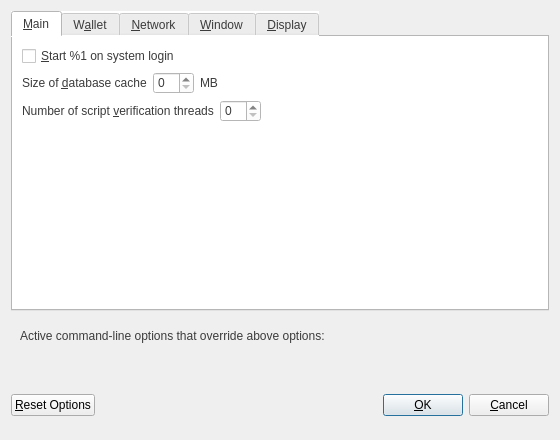
<?xml version="1.0" encoding="UTF-8"?>
<ui version="4.0">
 <class>OptionsDialog</class>
 <widget class="QDialog" name="OptionsDialog">
  <property name="geometry">
   <rect>
    <x>0</x>
    <y>0</y>
    <width>560</width>
    <height>440</height>
   </rect>
  </property>
  <property name="windowTitle">
   <string>Options</string>
  </property>
  <property name="modal">
   <bool>true</bool>
  </property>
  <layout class="QVBoxLayout" name="verticalLayout">
   <item>
    <widget class="QTabWidget" name="tabWidget">
     <property name="styleSheet">
      <string notr="true">background-color: rgb(255, 255, 255);
color: rgb(59, 59, 60);</string>
     </property>
     <property name="currentIndex">
      <number>0</number>
     </property>
     <widget class="QWidget" name="tabMain">
      <attribute name="title">
       <string>&amp;Main</string>
      </attribute>
      <layout class="QVBoxLayout" name="verticalLayout_Main">
       <item>
        <widget class="QCheckBox" name="bitcoinAtStartup">
         <property name="toolTip">
          <string>Automatically start %1 after logging in to the system.</string>
         </property>
         <property name="styleSheet">
          <string notr="true">color: rgb(59, 59, 60);</string>
         </property>
         <property name="text">
          <string>&amp;Start %1 on system login</string>
         </property>
        </widget>
       </item>
       <item>
        <layout class="QHBoxLayout" name="horizontalLayout_2_Main">
         <item>
          <widget class="QLabel" name="databaseCacheLabel">
           <property name="styleSheet">
            <string notr="true">color: rgb(59, 59, 60);</string>
           </property>
           <property name="text">
            <string>Size of &amp;database cache</string>
           </property>
           <property name="textFormat">
            <enum>Qt::PlainText</enum>
           </property>
           <property name="buddy">
            <cstring>databaseCache</cstring>
           </property>
          </widget>
         </item>
         <item>
          <widget class="QSpinBox" name="databaseCache">
           <property name="styleSheet">
            <string notr="true">color: rgb(59, 59, 60);</string>
           </property>
          </widget>
         </item>
         <item>
          <widget class="QLabel" name="databaseCacheUnitLabel">
           <property name="styleSheet">
            <string notr="true">color: rgb(59, 59, 60);</string>
           </property>
           <property name="text">
            <string>MB</string>
           </property>
           <property name="textFormat">
            <enum>Qt::PlainText</enum>
           </property>
          </widget>
         </item>
         <item>
          <spacer name="horizontalSpacer_2_Main">
           <property name="orientation">
            <enum>Qt::Horizontal</enum>
           </property>
           <property name="sizeHint" stdset="0">
            <size>
             <width>40</width>
             <height>20</height>
            </size>
           </property>
          </spacer>
         </item>
        </layout>
       </item>
       <item>
        <layout class="QHBoxLayout" name="horizontalLayout_3_Main">
         <item>
          <widget class="QLabel" name="threadsScriptVerifLabel">
           <property name="styleSheet">
            <string notr="true">color: rgb(59, 59, 60);</string>
           </property>
           <property name="text">
            <string>Number of script &amp;verification threads</string>
           </property>
           <property name="textFormat">
            <enum>Qt::PlainText</enum>
           </property>
           <property name="buddy">
            <cstring>threadsScriptVerif</cstring>
           </property>
          </widget>
         </item>
         <item>
          <widget class="QSpinBox" name="threadsScriptVerif">
           <property name="toolTip">
            <string>(0 = auto, &lt;0 = leave that many cores free)</string>
           </property>
           <property name="styleSheet">
            <string notr="true">color: rgb(59, 59, 60);</string>
           </property>
          </widget>
         </item>
         <item>
          <spacer name="horizontalSpacer_3_Main">
           <property name="orientation">
            <enum>Qt::Horizontal</enum>
           </property>
           <property name="sizeHint" stdset="0">
            <size>
             <width>40</width>
             <height>20</height>
            </size>
           </property>
          </spacer>
         </item>
        </layout>
       </item>
       <item>
        <spacer name="verticalSpacer_Main">
         <property name="orientation">
          <enum>Qt::Vertical</enum>
         </property>
         <property name="sizeHint" stdset="0">
          <size>
           <width>20</width>
           <height>40</height>
          </size>
         </property>
        </spacer>
       </item>
      </layout>
     </widget>
     <widget class="QWidget" name="tabWallet">
      <attribute name="title">
       <string>W&amp;allet</string>
      </attribute>
      <layout class="QVBoxLayout" name="verticalLayout_Wallet">
       <item>
        <widget class="QGroupBox" name="groupBox">
         <property name="title">
          <string>Expert</string>
         </property>
         <layout class="QVBoxLayout" name="verticalLayout_2">
          <item>
           <widget class="QCheckBox" name="coinControlFeatures">
            <property name="toolTip">
             <string>Whether to show coin control features or not.</string>
            </property>
            <property name="styleSheet">
             <string notr="true">color: rgb(59, 59, 60);</string>
            </property>
            <property name="text">
             <string>Enable coin &amp;control features</string>
            </property>
           </widget>
          </item>
          <item>
           <widget class="QCheckBox" name="spendZeroConfChange">
            <property name="toolTip">
             <string>If you disable the spending of unconfirmed change, the change from a transaction cannot be used until that transaction has at least one confirmation. This also affects how your balance is computed.</string>
            </property>
            <property name="styleSheet">
             <string notr="true">color: rgb(59, 59, 60);</string>
            </property>
            <property name="text">
             <string>&amp;Spend unconfirmed change</string>
            </property>
           </widget>
          </item>
         </layout>
        </widget>
       </item>
       <item>
        <spacer name="verticalSpacer_Wallet">
         <property name="orientation">
          <enum>Qt::Vertical</enum>
         </property>
         <property name="sizeHint" stdset="0">
          <size>
           <width>20</width>
           <height>40</height>
          </size>
         </property>
        </spacer>
       </item>
      </layout>
     </widget>
     <widget class="QWidget" name="tabNetwork">
      <attribute name="title">
       <string>&amp;Network</string>
      </attribute>
      <layout class="QVBoxLayout" name="verticalLayout_Network">
       <item>
        <widget class="QCheckBox" name="mapPortUpnp">
         <property name="toolTip">
          <string>Automatically open the Creativecoin client port on the router. This only works when your router supports UPnP and it is enabled.</string>
         </property>
         <property name="styleSheet">
          <string notr="true">color: rgb(59, 59, 60);</string>
         </property>
         <property name="text">
          <string>Map port using &amp;UPnP</string>
         </property>
        </widget>
       </item>
       <item>
        <widget class="QCheckBox" name="allowIncoming">
         <property name="toolTip">
          <string>Accept connections from outside</string>
         </property>
         <property name="styleSheet">
          <string notr="true">color: rgb(59, 59, 60);</string>
         </property>
         <property name="text">
          <string>Allow incoming connections</string>
         </property>
        </widget>
       </item>
       <item>
        <widget class="QCheckBox" name="connectSocks">
         <property name="toolTip">
          <string>Connect to the Creativecoin network through a SOCKS5 proxy.</string>
         </property>
         <property name="styleSheet">
          <string notr="true">color: rgb(59, 59, 60);</string>
         </property>
         <property name="text">
          <string>&amp;Connect through SOCKS5 proxy (default proxy):</string>
         </property>
        </widget>
       </item>
       <item>
        <layout class="QHBoxLayout" name="horizontalLayout_1_Network">
         <item>
          <widget class="QLabel" name="proxyIpLabel">
           <property name="styleSheet">
            <string notr="true">color: rgb(59, 59, 60);</string>
           </property>
           <property name="text">
            <string>Proxy &amp;IP:</string>
           </property>
           <property name="textFormat">
            <enum>Qt::PlainText</enum>
           </property>
           <property name="buddy">
            <cstring>proxyIp</cstring>
           </property>
          </widget>
         </item>
         <item>
          <widget class="QValidatedLineEdit" name="proxyIp">
           <property name="minimumSize">
            <size>
             <width>140</width>
             <height>0</height>
            </size>
           </property>
           <property name="maximumSize">
            <size>
             <width>140</width>
             <height>16777215</height>
            </size>
           </property>
           <property name="toolTip">
            <string>IP address of the proxy (e.g. IPv4: 127.0.0.1 / IPv6: ::1)</string>
           </property>
          </widget>
         </item>
         <item>
          <widget class="QLabel" name="proxyPortLabel">
           <property name="styleSheet">
            <string notr="true">color: rgb(59, 59, 60);</string>
           </property>
           <property name="text">
            <string>&amp;Port:</string>
           </property>
           <property name="textFormat">
            <enum>Qt::PlainText</enum>
           </property>
           <property name="buddy">
            <cstring>proxyPort</cstring>
           </property>
          </widget>
         </item>
         <item>
          <widget class="QLineEdit" name="proxyPort">
           <property name="minimumSize">
            <size>
             <width>55</width>
             <height>0</height>
            </size>
           </property>
           <property name="maximumSize">
            <size>
             <width>55</width>
             <height>16777215</height>
            </size>
           </property>
           <property name="toolTip">
            <string>Port of the proxy (e.g. 9050)</string>
           </property>
          </widget>
         </item>
         <item>
          <spacer name="horizontalSpacer_1_Network">
           <property name="orientation">
            <enum>Qt::Horizontal</enum>
           </property>
           <property name="sizeHint" stdset="0">
            <size>
             <width>40</width>
             <height>20</height>
            </size>
           </property>
          </spacer>
         </item>
        </layout>
       </item>
       <item>
        <layout class="QHBoxLayout" name="horizontalLayout_2_Network">
         <item>
          <widget class="QLabel" name="proxyActiveNets">
           <property name="styleSheet">
            <string notr="true">color: rgb(59, 59, 60);</string>
           </property>
           <property name="text">
            <string>Used for reaching peers via:</string>
           </property>
           <property name="textFormat">
            <enum>Qt::PlainText</enum>
           </property>
          </widget>
         </item>
         <item>
          <widget class="QCheckBox" name="proxyReachIPv4">
           <property name="enabled">
            <bool>false</bool>
           </property>
           <property name="toolTip">
            <string>Shows, if the supplied default SOCKS5 proxy is used to reach peers via this network type.</string>
           </property>
           <property name="text">
            <string/>
           </property>
          </widget>
         </item>
         <item>
          <widget class="QLabel" name="proxyReachIPv4Label">
           <property name="styleSheet">
            <string notr="true">color: rgb(59, 59, 60);</string>
           </property>
           <property name="text">
            <string>IPv4</string>
           </property>
           <property name="textFormat">
            <enum>Qt::PlainText</enum>
           </property>
          </widget>
         </item>
         <item>
          <widget class="QCheckBox" name="proxyReachIPv6">
           <property name="enabled">
            <bool>false</bool>
           </property>
           <property name="toolTip">
            <string>Shows, if the supplied default SOCKS5 proxy is used to reach peers via this network type.</string>
           </property>
           <property name="text">
            <string/>
           </property>
          </widget>
         </item>
         <item>
          <widget class="QLabel" name="proxyReachIPv6Label">
           <property name="styleSheet">
            <string notr="true">color: rgb(59, 59, 60);</string>
           </property>
           <property name="text">
            <string>IPv6</string>
           </property>
           <property name="textFormat">
            <enum>Qt::PlainText</enum>
           </property>
          </widget>
         </item>
         <item>
          <widget class="QCheckBox" name="proxyReachTor">
           <property name="enabled">
            <bool>false</bool>
           </property>
           <property name="toolTip">
            <string>Shows, if the supplied default SOCKS5 proxy is used to reach peers via this network type.</string>
           </property>
           <property name="text">
            <string/>
           </property>
          </widget>
         </item>
         <item>
          <widget class="QLabel" name="proxyReachTorLabel">
           <property name="styleSheet">
            <string notr="true">color: rgb(59, 59, 60);</string>
           </property>
           <property name="text">
            <string>Tor</string>
           </property>
           <property name="textFormat">
            <enum>Qt::PlainText</enum>
           </property>
          </widget>
         </item>
         <item>
          <spacer name="horizontalSpacer_2_Network">
           <property name="orientation">
            <enum>Qt::Horizontal</enum>
           </property>
           <property name="sizeHint" stdset="0">
            <size>
             <width>40</width>
             <height>20</height>
            </size>
           </property>
          </spacer>
         </item>
        </layout>
       </item>
       <item>
        <widget class="QCheckBox" name="connectSocksTor">
         <property name="toolTip">
          <string>Connect to the Creativecoin network through a separate SOCKS5 proxy for Tor hidden services.</string>
         </property>
         <property name="styleSheet">
          <string notr="true">color: rgb(59, 59, 60);</string>
         </property>
         <property name="text">
          <string>Use separate SOCKS5 proxy to reach peers via Tor hidden services:</string>
         </property>
        </widget>
       </item>
       <item>
        <layout class="QHBoxLayout" name="horizontalLayout_3_Network">
         <item>
          <widget class="QLabel" name="proxyIpTorLabel">
           <property name="styleSheet">
            <string notr="true">color: rgb(59, 59, 60);</string>
           </property>
           <property name="text">
            <string>Proxy &amp;IP:</string>
           </property>
           <property name="textFormat">
            <enum>Qt::PlainText</enum>
           </property>
           <property name="buddy">
            <cstring>proxyIpTor</cstring>
           </property>
          </widget>
         </item>
         <item>
          <widget class="QValidatedLineEdit" name="proxyIpTor">
           <property name="minimumSize">
            <size>
             <width>140</width>
             <height>0</height>
            </size>
           </property>
           <property name="maximumSize">
            <size>
             <width>140</width>
             <height>16777215</height>
            </size>
           </property>
           <property name="toolTip">
            <string>IP address of the proxy (e.g. IPv4: 127.0.0.1 / IPv6: ::1)</string>
           </property>
          </widget>
         </item>
         <item>
          <widget class="QLabel" name="proxyPortTorLabel">
           <property name="styleSheet">
            <string notr="true">color: rgb(59, 59, 60);</string>
           </property>
           <property name="text">
            <string>&amp;Port:</string>
           </property>
           <property name="textFormat">
            <enum>Qt::PlainText</enum>
           </property>
           <property name="buddy">
            <cstring>proxyPortTor</cstring>
           </property>
          </widget>
         </item>
         <item>
          <widget class="QLineEdit" name="proxyPortTor">
           <property name="minimumSize">
            <size>
             <width>55</width>
             <height>0</height>
            </size>
           </property>
           <property name="maximumSize">
            <size>
             <width>55</width>
             <height>16777215</height>
            </size>
           </property>
           <property name="toolTip">
            <string>Port of the proxy (e.g. 9050)</string>
           </property>
          </widget>
         </item>
         <item>
          <spacer name="horizontalSpacer_4_Network">
           <property name="orientation">
            <enum>Qt::Horizontal</enum>
           </property>
           <property name="sizeHint" stdset="0">
            <size>
             <width>40</width>
             <height>20</height>
            </size>
           </property>
          </spacer>
         </item>
        </layout>
       </item>
       <item>
        <spacer name="verticalSpacer_Network">
         <property name="orientation">
          <enum>Qt::Vertical</enum>
         </property>
         <property name="sizeHint" stdset="0">
          <size>
           <width>20</width>
           <height>40</height>
          </size>
         </property>
        </spacer>
       </item>
      </layout>
     </widget>
     <widget class="QWidget" name="tabWindow">
      <attribute name="title">
       <string>&amp;Window</string>
      </attribute>
      <layout class="QVBoxLayout" name="verticalLayout_Window">
       <item>
        <widget class="QCheckBox" name="hideTrayIcon">
         <property name="toolTip">
          <string>&amp;Hide the icon from the system tray.</string>
         </property>
         <property name="styleSheet">
          <string notr="true">color: rgb(59, 59, 60);</string>
         </property>
         <property name="text">
          <string>Hide tray icon</string>
         </property>
        </widget>
       </item>
       <item>
        <widget class="QCheckBox" name="minimizeToTray">
         <property name="toolTip">
          <string>Show only a tray icon after minimizing the window.</string>
         </property>
         <property name="styleSheet">
          <string notr="true">color: rgb(59, 59, 60);</string>
         </property>
         <property name="text">
          <string>&amp;Minimize to the tray instead of the taskbar</string>
         </property>
        </widget>
       </item>
       <item>
        <widget class="QCheckBox" name="minimizeOnClose">
         <property name="toolTip">
          <string>Minimize instead of exit the application when the window is closed. When this option is enabled, the application will be closed only after selecting Exit in the menu.</string>
         </property>
         <property name="styleSheet">
          <string notr="true">color: rgb(59, 59, 60);</string>
         </property>
         <property name="text">
          <string>M&amp;inimize on close</string>
         </property>
        </widget>
       </item>
       <item>
        <spacer name="verticalSpacer_Window">
         <property name="orientation">
          <enum>Qt::Vertical</enum>
         </property>
         <property name="sizeHint" stdset="0">
          <size>
           <width>20</width>
           <height>40</height>
          </size>
         </property>
        </spacer>
       </item>
      </layout>
     </widget>
     <widget class="QWidget" name="tabDisplay">
      <attribute name="title">
       <string>&amp;Display</string>
      </attribute>
      <layout class="QVBoxLayout" name="verticalLayout_Display">
       <item>
        <layout class="QHBoxLayout" name="horizontalLayout_1_Display">
         <item>
          <widget class="QLabel" name="langLabel">
           <property name="styleSheet">
            <string notr="true">color: rgb(59, 59, 60);</string>
           </property>
           <property name="text">
            <string>User Interface &amp;language:</string>
           </property>
           <property name="textFormat">
            <enum>Qt::PlainText</enum>
           </property>
           <property name="buddy">
            <cstring>lang</cstring>
           </property>
          </widget>
         </item>
         <item>
          <widget class="QValueComboBox" name="lang">
           <property name="toolTip">
            <string>The user interface language can be set here. This setting will take effect after restarting %1.</string>
           </property>
          </widget>
         </item>
        </layout>
       </item>
       <item>
        <layout class="QHBoxLayout" name="horizontalLayout_2_Display">
         <item>
          <widget class="QLabel" name="unitLabel">
           <property name="styleSheet">
            <string notr="true">color: rgb(59, 59, 60);</string>
           </property>
           <property name="text">
            <string>&amp;Unit to show amounts in:</string>
           </property>
           <property name="textFormat">
            <enum>Qt::PlainText</enum>
           </property>
           <property name="buddy">
            <cstring>unit</cstring>
           </property>
          </widget>
         </item>
         <item>
          <widget class="QValueComboBox" name="unit">
           <property name="toolTip">
            <string>Choose the default subdivision unit to show in the interface and when sending coins.</string>
           </property>
          </widget>
         </item>
        </layout>
       </item>
       <item>
        <layout class="QHBoxLayout" name="horizontalLayout_3_Display">
         <item>
          <widget class="QLabel" name="thirdPartyTxUrlsLabel">
           <property name="toolTip">
            <string>Third party URLs (e.g. a block explorer) that appear in the transactions tab as context menu items. %s in the URL is replaced by transaction hash. Multiple URLs are separated by vertical bar |.</string>
           </property>
           <property name="styleSheet">
            <string notr="true">color: rgb(59, 59, 60);</string>
           </property>
           <property name="text">
            <string>Third party transaction URLs</string>
           </property>
           <property name="buddy">
            <cstring>thirdPartyTxUrls</cstring>
           </property>
          </widget>
         </item>
         <item>
          <widget class="QLineEdit" name="thirdPartyTxUrls">
           <property name="toolTip">
            <string>Third party URLs (e.g. a block explorer) that appear in the transactions tab as context menu items. %s in the URL is replaced by transaction hash. Multiple URLs are separated by vertical bar |.</string>
           </property>
          </widget>
         </item>
        </layout>
       </item>
       <item>
        <spacer name="verticalSpacer_Display">
         <property name="orientation">
          <enum>Qt::Vertical</enum>
         </property>
         <property name="sizeHint" stdset="0">
          <size>
           <width>20</width>
           <height>40</height>
          </size>
         </property>
        </spacer>
       </item>
      </layout>
     </widget>
    </widget>
   </item>
   <item>
    <widget class="QFrame" name="frame">
     <layout class="QVBoxLayout" name="verticalLayout_Bottom">
      <item>
       <layout class="QHBoxLayout" name="horizontalLayout_Bottom">
        <item>
         <widget class="QLabel" name="overriddenByCommandLineInfoLabel">
          <property name="styleSheet">
           <string notr="true">color: rgb(59, 59, 60);</string>
          </property>
          <property name="text">
           <string>Active command-line options that override above options:</string>
          </property>
          <property name="textFormat">
           <enum>Qt::PlainText</enum>
          </property>
         </widget>
        </item>
        <item>
         <spacer name="horizontalSpacer_Bottom">
          <property name="orientation">
           <enum>Qt::Horizontal</enum>
          </property>
          <property name="sizeHint" stdset="0">
           <size>
            <width>40</width>
            <height>20</height>
           </size>
          </property>
         </spacer>
        </item>
       </layout>
      </item>
      <item>
       <widget class="QLabel" name="overriddenByCommandLineLabel">
        <property name="text">
         <string/>
        </property>
        <property name="textFormat">
         <enum>Qt::PlainText</enum>
        </property>
        <property name="wordWrap">
         <bool>true</bool>
        </property>
       </widget>
      </item>
     </layout>
    </widget>
   </item>
   <item>
    <layout class="QHBoxLayout" name="horizontalLayout_Buttons">
     <item>
      <widget class="QPushButton" name="resetButton">
       <property name="toolTip">
        <string>Reset all client options to default.</string>
       </property>
       <property name="text">
        <string>&amp;Reset Options</string>
       </property>
       <property name="autoDefault">
        <bool>false</bool>
       </property>
      </widget>
     </item>
     <item>
      <spacer name="horizontalSpacer_1">
       <property name="orientation">
        <enum>Qt::Horizontal</enum>
       </property>
       <property name="sizeHint" stdset="0">
        <size>
         <width>40</width>
         <height>48</height>
        </size>
       </property>
      </spacer>
     </item>
     <item>
      <widget class="QLabel" name="statusLabel">
       <property name="minimumSize">
        <size>
         <width>200</width>
         <height>0</height>
        </size>
       </property>
       <property name="font">
        <font>
         <weight>75</weight>
         <bold>true</bold>
        </font>
       </property>
       <property name="text">
        <string/>
       </property>
       <property name="textFormat">
        <enum>Qt::PlainText</enum>
       </property>
       <property name="wordWrap">
        <bool>true</bool>
       </property>
      </widget>
     </item>
     <item>
      <spacer name="horizontalSpacer_2">
       <property name="orientation">
        <enum>Qt::Horizontal</enum>
       </property>
       <property name="sizeHint" stdset="0">
        <size>
         <width>40</width>
         <height>48</height>
        </size>
       </property>
      </spacer>
     </item>
     <item>
      <widget class="QPushButton" name="okButton">
       <property name="styleSheet">
        <string notr="true"/>
       </property>
       <property name="text">
        <string>&amp;OK</string>
       </property>
       <property name="autoDefault">
        <bool>false</bool>
       </property>
       <property name="default">
        <bool>true</bool>
       </property>
      </widget>
     </item>
     <item>
      <widget class="QPushButton" name="cancelButton">
       <property name="text">
        <string>&amp;Cancel</string>
       </property>
       <property name="autoDefault">
        <bool>false</bool>
       </property>
      </widget>
     </item>
    </layout>
   </item>
  </layout>
 </widget>
 <customwidgets>
  <customwidget>
   <class>QValidatedLineEdit</class>
   <extends>QLineEdit</extends>
   <header>qvalidatedlineedit.h</header>
  </customwidget>
  <customwidget>
   <class>QValueComboBox</class>
   <extends>QComboBox</extends>
   <header>qvaluecombobox.h</header>
  </customwidget>
 </customwidgets>
 <resources/>
 <connections/>
</ui>
